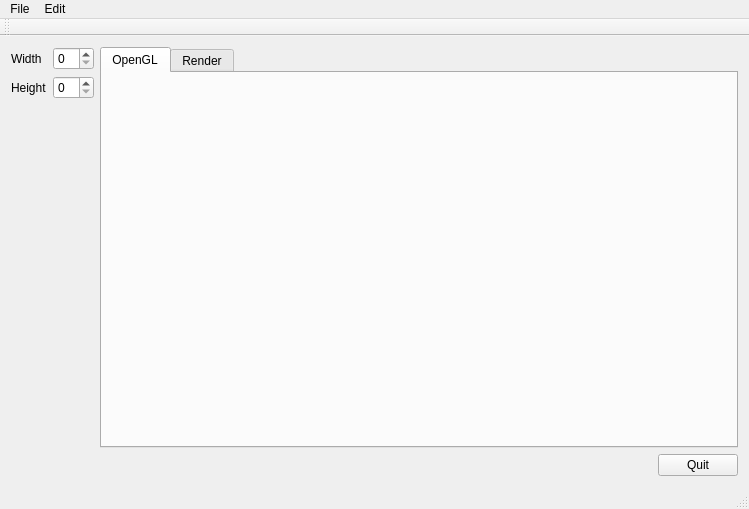
<?xml version="1.0" encoding="UTF-8"?>
<ui version="4.0">
 <class>MainWindow</class>
 <widget class="QMainWindow" name="MainWindow">
  <property name="geometry">
   <rect>
    <x>0</x>
    <y>0</y>
    <width>749</width>
    <height>509</height>
   </rect>
  </property>
  <property name="windowTitle">
   <string>MainWindow</string>
  </property>
  <widget class="QWidget" name="centralWidget">
   <layout class="QHBoxLayout" name="horizontalLayout_3">
    <item>
     <layout class="QVBoxLayout" name="verticalLayoutMain">
      <item>
       <layout class="QHBoxLayout" name="horizontalLayoutMainTop">
        <item>
         <layout class="QVBoxLayout" name="verticalLayoutViewLeft">
          <item>
           <layout class="QHBoxLayout" name="horizontalLayoutWidth">
            <item>
             <widget class="QLabel" name="labelWidth">
              <property name="text">
               <string>Width</string>
              </property>
             </widget>
            </item>
            <item>
             <widget class="QSpinBox" name="spinBoxWidth"/>
            </item>
           </layout>
          </item>
          <item>
           <layout class="QHBoxLayout" name="horizontalLayoutHeight">
            <item>
             <widget class="QLabel" name="labelHeight">
              <property name="text">
               <string>Height</string>
              </property>
             </widget>
            </item>
            <item>
             <widget class="QSpinBox" name="spinBoxHeight"/>
            </item>
           </layout>
          </item>
          <item>
           <spacer name="verticalSpacer">
            <property name="orientation">
             <enum>Qt::Vertical</enum>
            </property>
            <property name="sizeHint" stdset="0">
             <size>
              <width>20</width>
              <height>40</height>
             </size>
            </property>
           </spacer>
          </item>
         </layout>
        </item>
        <item>
         <widget class="QTabWidget" name="tabWidgetView">
          <property name="currentIndex">
           <number>0</number>
          </property>
          <widget class="QWidget" name="tabOpenGl">
           <attribute name="title">
            <string>OpenGL</string>
           </attribute>
           <layout class="QHBoxLayout" name="horizontalLayout_4">
            <item>
             <widget class="PbGlWidget" name="widget" native="true"/>
            </item>
           </layout>
          </widget>
          <widget class="QWidget" name="tabRender">
           <attribute name="title">
            <string>Render</string>
           </attribute>
           <layout class="QHBoxLayout" name="horizontalLayout_5">
            <item>
             <widget class="QWidget" name="widgetRender" native="true"/>
            </item>
           </layout>
          </widget>
         </widget>
        </item>
       </layout>
      </item>
      <item>
       <layout class="QHBoxLayout" name="horizontalLayoutMainBottom">
        <item>
         <spacer name="horizontalSpacer">
          <property name="orientation">
           <enum>Qt::Horizontal</enum>
          </property>
          <property name="sizeHint" stdset="0">
           <size>
            <width>40</width>
            <height>20</height>
           </size>
          </property>
         </spacer>
        </item>
        <item>
         <widget class="QPushButton" name="pushButtonRender">
          <property name="text">
           <string>Quit</string>
          </property>
         </widget>
        </item>
       </layout>
      </item>
     </layout>
    </item>
   </layout>
  </widget>
  <widget class="QMenuBar" name="menuBar">
   <property name="geometry">
    <rect>
     <x>0</x>
     <y>0</y>
     <width>749</width>
     <height>25</height>
    </rect>
   </property>
   <widget class="QMenu" name="menuFile">
    <property name="title">
     <string>File</string>
    </property>
    <addaction name="actionQuit"/>
   </widget>
   <widget class="QMenu" name="menuEdit">
    <property name="title">
     <string>Edit</string>
    </property>
   </widget>
   <addaction name="menuFile"/>
   <addaction name="menuEdit"/>
  </widget>
  <widget class="QToolBar" name="mainToolBar">
   <attribute name="toolBarArea">
    <enum>TopToolBarArea</enum>
   </attribute>
   <attribute name="toolBarBreak">
    <bool>false</bool>
   </attribute>
  </widget>
  <widget class="QStatusBar" name="statusBar"/>
  <action name="actionQuit">
   <property name="text">
    <string>Quit</string>
   </property>
  </action>
 </widget>
 <layoutdefault spacing="6" margin="11"/>
 <customwidgets>
  <customwidget>
   <class>PbGlWidget</class>
   <extends>QWidget</extends>
   <header location="global">PbGlWidget.h</header>
   <container>1</container>
  </customwidget>
 </customwidgets>
 <resources/>
 <connections/>
</ui>
